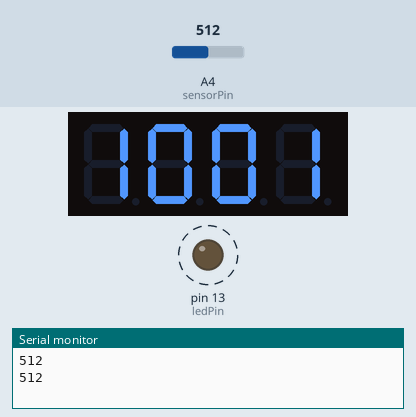
Recording of a sketch running on a simulated Arduino Uno, built with avr-gcc and run on an emulated ATmega328P. On the bench: 4-digit seven-segment display, output pins drawn as LEDs (lit = HIGH), the last lines printed to the serial monitor. Dashed ring = blinking. The inputs (shaded band) are chosen by the test bench; at power-on: A4 (sensorPin) = 512.

Above: at 1.8 s.
1.9 s: A4 (sensorPin) set to 122
3.4 s: A4 (sensorPin) set to 0
At 4.6 s:
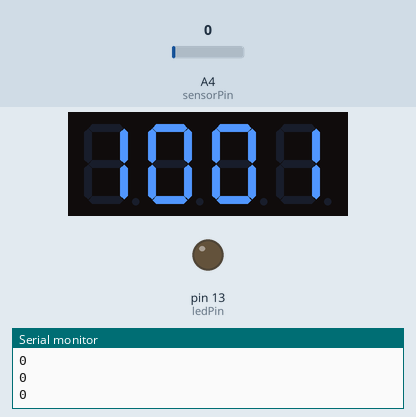
Timing chart, 0 to 6.4 s (numbered marks = the images above; inputs shaded):
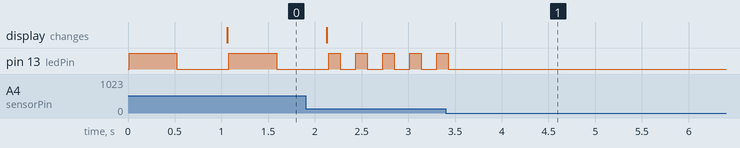

The sketch:

LED.ino
```cpp
#include <LiquidCrystal.h>

#include <TM1637.h>
const int CLK = 2;
const int DIO = 3;
TM1637 tm(CLK,DIO);
int num=1001;
int sensorPin = A4;   // select the input pin for the potentiometer
int ledPin = 13;      // select the pin for the LED
int sensorValue = 0;  // variable to store the value coming from the sensor
const int button=4;
int count=0;
void displayNumber(int num){
  tm.display(3, num % 10);
  tm.display(2, num / 10 %10);
  tm.display(1, num / 100 % 10);
  tm.display(0, num / 1000 % 10);
}


void setup() {
  // put your setup code here, to run once:
  tm.init();
  // set brightness; 0-7
  tm.set(1);
  pinMode(ledPin, OUTPUT);
  pinMode(button, INPUT);
  pinMode(sensorPin, INPUT);
  Serial.begin(9600);
}

void loop() {
  sensorValue = analogRead(sensorPin);
  // int buttonstate=digitalRead(button);
  // if(buttonstate!=HIGH){
  //   num+=1;
  // }else{
  //   Serial.print(buttonstate);
  // }
  // turn the ledPin on
  digitalWrite(ledPin, HIGH);
  // stop the program for <sensorValue> milliseconds:
  delay(sensorValue);
  Serial.println(sensorValue);
  // turn the ledPin off:
  digitalWrite(ledPin, LOW);
  // stop the program for for <sensorValue> milliseconds:
  delay(sensorValue);
  //num++;
  int n=0;
  int inc=1;
  // if(n=0 or n>7){
  //   inc=-inc;
  // }
  //Serial.println(n);
  //n+=inc;
  displayNumber(num);
  // int num =1001;
  // tm.display(3, num % 10);
  // tm.display(2, num / 10 % 10);
  // tm.display(1, num / 100 % 10);
  // tm.display(0, num / 1000 % 10);
  // put your main code here, to run repeatedly:
  tm.set(n);
  if(num==9999){
    num=0;
  }
  delay(20);
}
```

Measured:
- after the input at 3.4 s, pin 13 (ledPin): goes on until 3.4 s, then stays LOW
- by itself, pin 13 (ledPin): alternates HIGH for 0.51 s and LOW for 0.56 s
